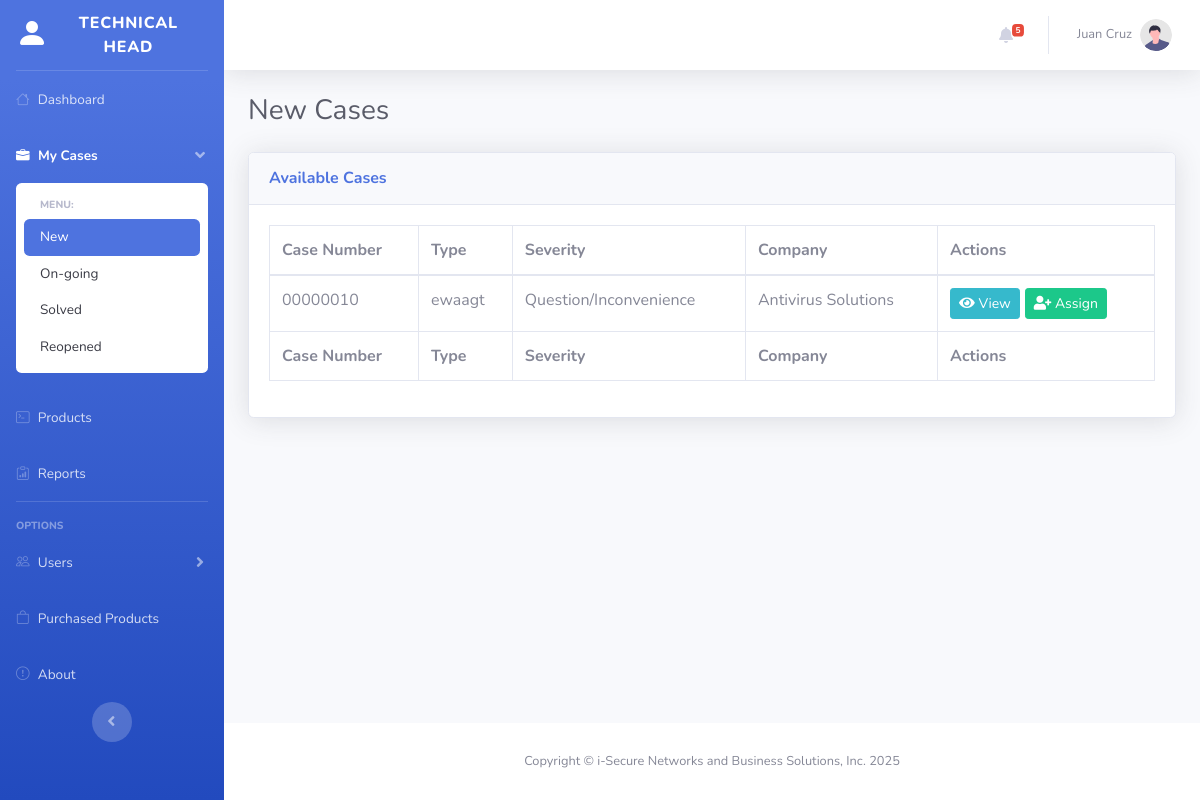
Page /technical_head/new_cases.php (signed in) on the earlier database version.
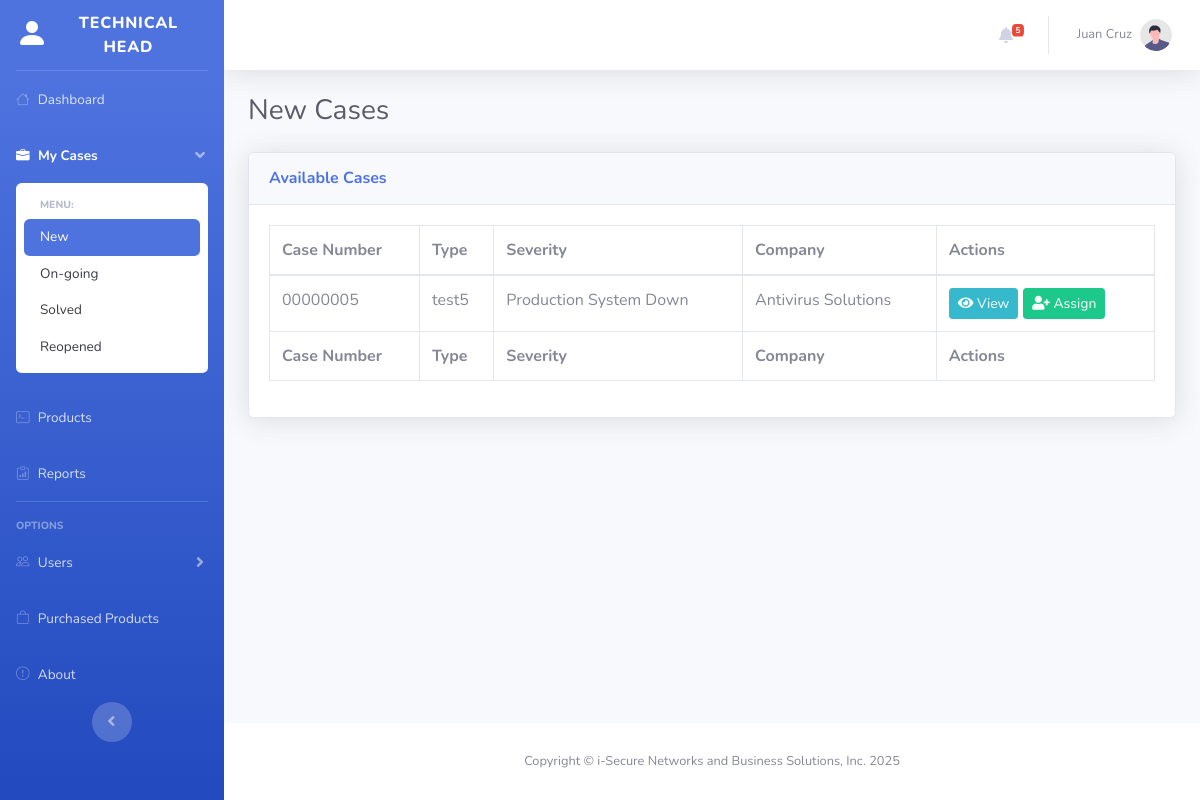
Same page on the later database version.
### tables this page shows
CREATE TABLE `cases` (
  `id` int(11) NOT NULL,
  `case_number` varchar(50) NOT NULL,
  `type` varchar(255) NOT NULL,
  `subject` text NOT NULL,
  `user_id` int(11) DEFAULT NULL,
  `product_group` varchar(255) NOT NULL,
  `product` varchar(255) NOT NULL,
  `product_version` varchar(50) NOT NULL,
  `severity` enum('Production System Down','Restricted Operations','Question/Inconvenience','') NOT NULL,
  `case_status` enum('New','Waiting in Progress','Closed','Solved') NOT NULL DEFAULT 'New',
  `attachment` varchar(255) NOT NULL,
  `case_owner` int(11) NOT NULL,
  `company` varchar(255) NOT NULL,
  `last_modified` timestamp NOT NULL DEFAULT current_timestamp() ON UPDATE current_timestamp(),
  `datetime_opened` datetime DEFAULT current_timestamp(),
  `reopen` int(11) NOT NULL
);

### fetch/new_cases.php (called while the page is built)
<?php
require_once "../config/database.php";
$getNewCases = mysqli_prepare($connection, "SELECT
c.id,
c.case_number,
c.type,
c.subject,
c.product_group,
c.product,
c.product_version,
c.severity,
c.case_status,
c.attachment,
c.company,
c.last_modified,
c.datetime_opened,
c.reopen,
u.full_name AS case_owner
FROM cases AS c
LEFT JOIN users AS u ON c.case_owner = u.id
WHERE case_status = ?");
$caseStatus = "New";
mysqli_stmt_bind_param($getNewCases, "s", $caseStatus);
mysqli_stmt_execute($getNewCases);
$getNewCasesResult = mysqli_stmt_get_result($getNewCases);
$newCasesTable = [];
if (mysqli_num_rows($getNewCasesResult) > 0) {
    while ($row = mysqli_fetch_assoc($getNewCasesResult)) {
        $newCasesTable[] = $row;
    }
}

### technical_head/new_cases.php (the view, shortened to what the changed rows need)
<?php
$pageTitle = "New Cases";
require_once "../fetch/new_cases.php";
require_once "../fetch/engineers.php";
?>
<!DOCTYPE html>
<html lang="en">
<head>
    <?php
    include_once "../components/head.php";
    ?>
    <link rel="stylesheet" href="https://cdn.datatables.net/2.2.2/css/dataTables.bootstrap4.min.css">
</head>
<body id="page-top">
    <div id="wrapper">
        <div id="content-wrapper" class="d-flex flex-column">
            <div id="content">
                <div class="container-fluid">
                    <div class="d-sm-flex align-items-center justify-content-between mb-4">
                        <h1 class="h3 mb-0 text-gray-800"><?= htmlspecialchars($pageTitle) ?></h1>
                    </div>
                    <div class="card shadow mb-4">
                        <div class="card-body">
                            <div class="table-responsive">
                                <table class="table table-bordered table-hover" id="dataTable" width="100%" cellspacing="0">
                                    <thead>
                                        <tr>
                                            <th>Case Number</th>
                                            <th>Type</th>
                                            <th>Severity</th>
                                            <th>Company</th>
                                            <th>Actions</th>
                                        </tr>
                                    </thead>
                                    <tfoot>
                                        <tr>
                                            <th>Case Number</th>
                                            <th>Type</th>
                                            <th>Severity</th>
                                            <th>Company</th>
                                            <th>Actions</th>
                                        </tr>
                                    </tfoot>
                                    <tbody>
                                        <?php
                                        if (isset($newCasesTable) && is_array($newCasesTable)) {
                                            foreach ($newCasesTable as $row) {
                                                $case_id = $row["id"] ?? 'N/A';
                                                $case_number = $row["case_number"] ?? 'N/A';
                                                $type = $row["type"] ?? 'N/A';
                                                $subject = $row["subject"] ?? 'N/A';
                                                $product_group = $row["product_group"] ?? 'N/A';
                                                $product = $row["product"] ?? 'N/A';
                                                $product_version = $row["product_version"] ?? 'N/A';
                                                $severity = $row["severity"] ?? 'N/A';
                                                $case_owner = $row["case_owner"] ?? 'N/A';
                                                $company = $row["company"] ?? 'N/A';
                                                $viewDetailsButton = '<button
                                                    type="button"
                                                    class="view-details-btn btn btn-info btn-sm"
                                                    data-toggle="modal"
                                                    data-target="#caseDetailsModal"
                                                    data-case-number="' . htmlspecialchars($case_number, ENT_QUOTES) . '"
                                                    data-type="' . htmlspecialchars($type, ENT_QUOTES) . '"
                                                    data-subject="' . htmlspecialchars($subject, ENT_QUOTES) . '"
                                                    data-product-group="' . htmlspecialchars($product_group, ENT_QUOTES) . '"
                                                    data-product="' . htmlspecialchars($product, ENT_QUOTES) . '"
                                                    data-product-version="' . htmlspecialchars($product_version, ENT_QUOTES) . '"
                                                    data-severity="' . htmlspecialchars($severity, ENT_QUOTES) . '"
                                                    data-case-owner="' . htmlspecialchars($case_owner, ENT_QUOTES) . '"
                                                    data-company="' . htmlspecialchars($company, ENT_QUOTES) . '"
                                                    data-case-id="' . htmlspecialchars($case_id, ENT_QUOTES) . '"
                                                    title="View Details">
                                                        <i class="fas fa-eye"></i> View
                                                    </button>';
                                                $assignCaseButton = '<button
                                                    type="button"
                                                    class="accept-button btn btn-success btn-sm"
                                                    data-toggle="modal"
                                                    data-target="#assignCase"
                                                    data-case-id="' . htmlspecialchars($case_id, ENT_QUOTES) . '"
                                                    title="Assign Case">
                                                        <i class="fas fa-user-plus"></i> Assign
                                                    </button>';
                                                $actions = $viewDetailsButton . $assignCaseButton;
                                                echo "<tr>";
                                                echo "<td>" . htmlspecialchars($case_number, ENT_QUOTES) . "</td>";
                                                echo "<td>" . htmlspecialchars($type, ENT_QUOTES) . "</td>";
                                                echo "<td>" . htmlspecialchars($severity, ENT_QUOTES) . "</td>";
                                                echo "<td>" . htmlspecialchars($company, ENT_QUOTES) . "</td>";
                                                echo "<td class='text-nowrap'>" . $actions . "</td>";
                                                echo "</tr>";
                                            }
                                        } else {
                                            echo '<tr><td colspan="5" class="text-center">No new cases found.</td></tr>';
                                        }
                                        ?>
                                    </tbody>
                                </table>
                            </div>
                        </div>
                    </div>
                </div>
            </div>
        </div>
    </div>
</body>
</html>

Differences in the rows shown:
removed cases: case_number "00000010", type "ewaagt", severity "Question/Inconvenience", company "Antivirus Solutions"
now on this page (row edited): cases: case_number "00000005", type "test5", severity "Production System Down", company "Antivirus Solutions"
